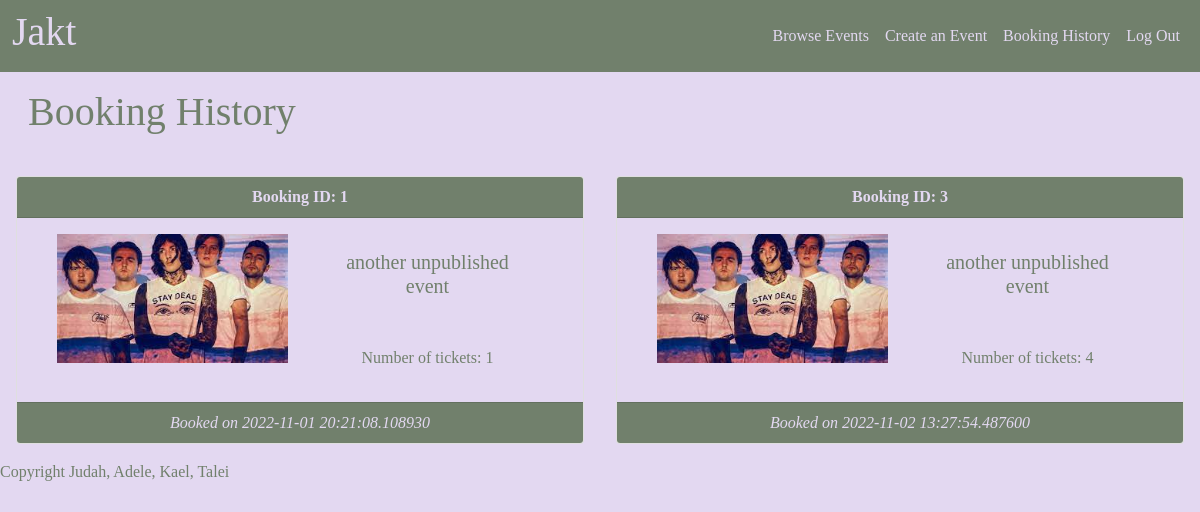
Screenshot of /purchased/ (signed in) with the database file from the repository.
### Jakt/website/models.py (models this page shows)
class Purchased(db.Model):
    __tablename__ = 'purchased'
    id = db.Column(db.Integer, primary_key = True)
    event = db.Column(db.String(500))
    image = db.Column(db.String(400))
    purchased_on = db.Column(db.DateTime, default = datetime.now())
    ticket_number = db.Column(db.Integer)
    user_id = db.Column(db.Integer, db.ForeignKey('user.id'))

### Jakt/website/purchase.py (the view)
@bp.route('/')
@login_required
def purchased():
    purchased = Purchased.query.all()
    return render_template('history.html', purchased=purchased, current_id=int(current_user.get_id()))

### Jakt/website/__init__.py (called while the page is built)
def create_app():
    app=Flask(__name__)  # this is the name of the module/package that is calling this app
    app.debug=True
    app.secret_key='utroutoru'
    app.config['SQLALCHEMY_DATABASE_URI']='sqlite:///sitedata.sqlite'
    db.init_app(app)
    bootstrap = Bootstrap(app)
    login_manager = LoginManager()
    login_manager.login_view='auth.login'
    login_manager.init_app(app)
    from .models import User
    @login_manager.user_loader
    def load_user(user_id):
        return User.query.get(int(user_id))
    from . import views
    app.register_blueprint(views.bp)
    from . import auth
    app.register_blueprint(auth.bp)
    from . import events
    app.register_blueprint(events.bp)
    from . import purchase
    app.register_blueprint(purchase.bp)
    return app

### Jakt/website/templates/history.html
{% extends 'base.html' %}
{% import "bootstrap/form.html" as wtf %}
{% block content %}
<main class="standard">
    <div class="container-fluid">
        <h1 class = "p-3">Booking History</h1>
        <div class="row">
        {% for purchase in purchased %}
        {% if purchase.user_id == current_id %}
        <div class="col-12 col-sm-12 col-md-6 p-3 p-3 d-flex justify-content-start">
            <div class="card text-center">
                <div class="card-header inverse">
                  <b>Booking ID: {{purchase.id}}</b>
                </div>
                <div class="card-body standard">
                    <div class="container">
                        <div class="row">
                          <div class="col-12 col-xl-6">
                            <img src="{{purchase.image}}" width = "100%">
                          </div>
                          <div class="col-12 col-xl-6">
                            <h5 class="card-title p-3">{{purchase.event}}</h5>
                            <br>
                            <p>Number of tickets: {{purchase.ticket_number}}</p>
                            </div>
                        </div>
                      </div>
                </div>
                <div class="card-footer inverse">
                    <i>Booked on {{purchase.purchased_on}}</i>
                </div>
            </div>
        </div>
        {% endif %}
        {% endfor %}
        </div>
    </div>
</main>
{% endblock %}

### Jakt/website/static/css/style.css (style rules this page uses)
.standard { background-color: #E3D8F1; color: #71806C; }
.inverse { background-color: #71806C; color: #E3D8F1; }
.font { font-family: Andale Mono; }

### rows the page displays
Purchased: id "1", image (picture), event "another unpublished event", ticket_number "1", purchased_on "2022-11-01 20:21:08.108930"
Purchased: id "3", image (picture), event "another unpublished event", ticket_number "4", purchased_on "2022-11-02 13:27:54.487600"
